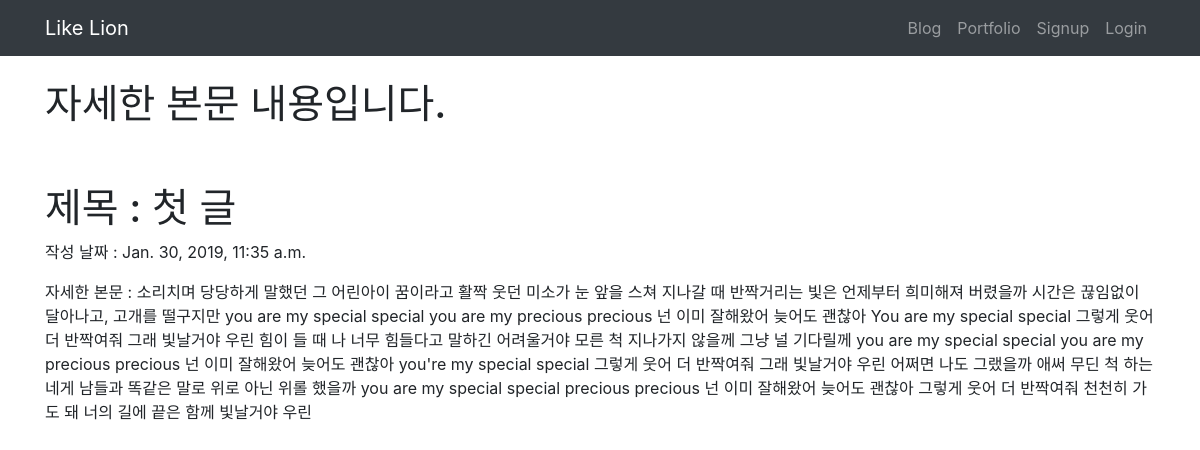
Page /secondassignmnet/1 on the committed database.
### secondassignment/models.py (models this page shows, shortened)
class Blog(models.Model):
    title = models.CharField(max_length=200)
    pub_date = models.DateTimeField('date published')
    body = models.TextField()

### secondassignment/views.py (the view)
# urls.py: path('<int:blog_id>', views.detail, name="detail"),
def detail(request, blog_id):
    blog_detail = get_object_or_404(Blog, pk = blog_id)
    return render(request, 'detail.html', {'blog':blog_detail})

### secondassignment/templates/detail.html
{% extends 'base.html' %}
{% block content %}
<h1> 자세한 본문 내용입니다. </h1>
<br><br>
<h1> 제목 : {{blog.title}} </h1>
<p> 작성 날짜 : {{blog.pub_date}} </p>
<p> 자세한 본문 : {{blog.body}}</p>
{% endblock %}

### rows in the picture
Blog: title "첫 글", pub_date "Jan. 30, 2019, 11:35 a.m.", body "소리치며 당당하게 말했던 그 어린아이 꿈이라고 활짝 웃던 미소가 눈 앞을 스쳐 지나갈 때 반짝거리는 빛은 언제부터 희미해져 버렸을까 시간은 끊임없이 달아나고, 고개를 떨구지만 you are my special special you are my precious precious 넌 이미 잘해왔어 늦어도 괜찮아 You are my special special 그렇게 웃어 더 반짝여줘 그래 빛날거야 우린 힘이 들 때 나 너무 힘들다고 말하긴 어려울거야 모른 척 지나가지 않을께 그냥 널 기다릴께 you are my special special you are my precious precious 넌 이미 잘해왔어 늦어도 괜찮아 you're my special special 그렇게 웃어 더 반짝여줘 그래 빛날거야 우린 어쩌면 나도 그랬을까 애써 무딘 척 하는 네게 남들과 똑같은 말로 위로 아닌 위롤 했을까 you are my special special precious precious 넌 이미 잘해왔어 늦어도 괜찮아 그렇게 웃어 더 반짝여줘 천천히 가도 돼 너의 길에 끝은 함께 빛날거야 우린"
